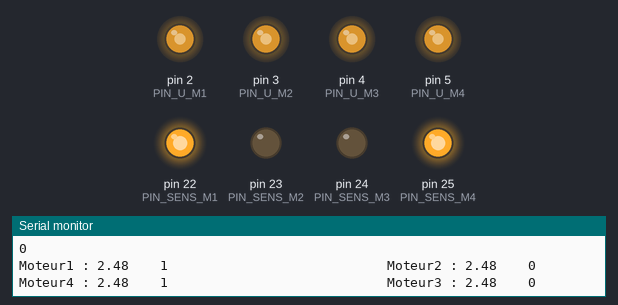
Simulated run of this sketch. Board: Arduino Mega 2560, built with avr-gcc and run on an emulated ATmega2560. On the bench: output pins drawn as LEDs (lit = HIGH), the last lines printed to the serial monitor.

Above: at 0.1 s.
At 5.9 s:
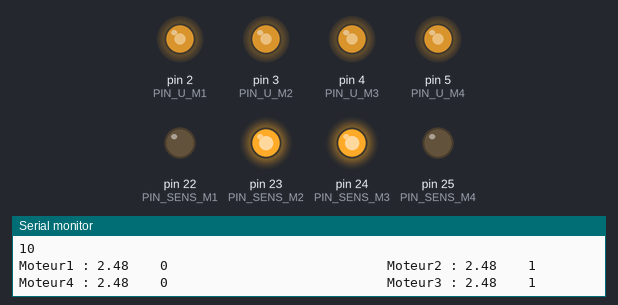
At 11.7 s:
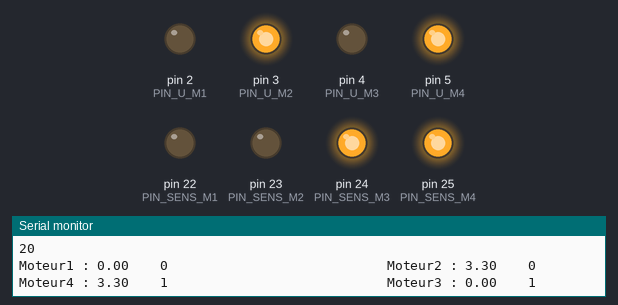
At 17.5 s:
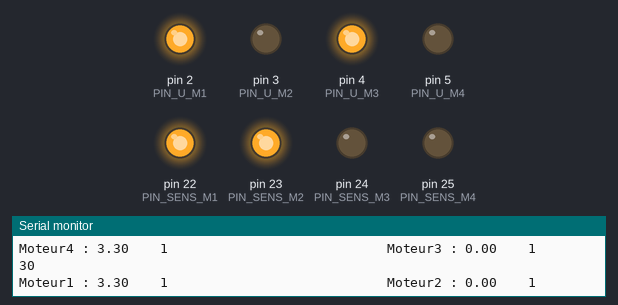
At 23.9 s:
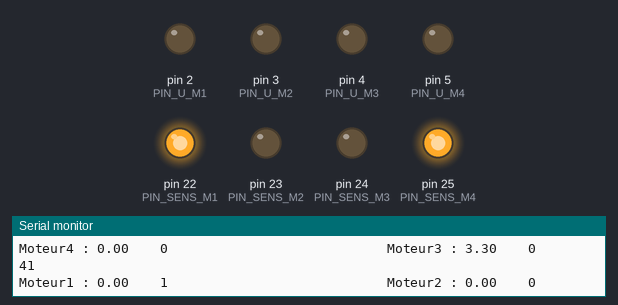
Timing chart, 0 to 25.4 s (numbered marks = the images above):
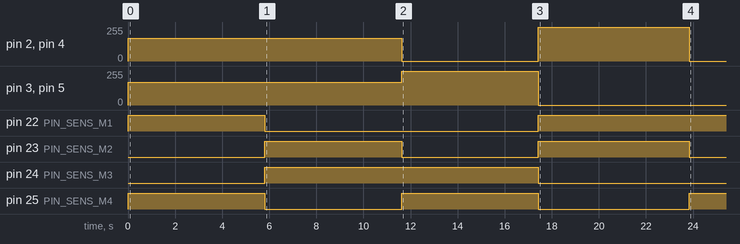

The sketch:

commande_moteur_test.ino
```cpp
//*----------------------------------------------------------------------------
//*  Projet Robocup
//*----------------------------------------------------------------------------
//* File Name : commande_moteur_test.ino
//* Object :  wheels engine control (speed and direction of rotation)
//* Creation : Max CHANTREAU/Marius CROZET/Armand GUZZONATO  12/12/2022
//* Modification : Armand Guzzonato 12/12/2022
//*----------------------------------------------------------------------------

/********************************************************/
/*    Bibliotheques    */
/********************************************************/

#include <math.h>


/********************************************************/
/*    Global constants     */
/********************************************************/
//definition des pins
//moteur 1 (devant droit)
#define PIN_U_M1        2
#define PIN_SENS_M1     22
//moteur 2 (devant gauche)
#define PIN_U_M2        3
#define PIN_SENS_M2     23
//moteur 3 (derriere gauche)
#define PIN_U_M3        4
#define PIN_SENS_M3     24
//moteur 4 (derriere droit)
#define PIN_U_M4        5
#define PIN_SENS_M4     25

//  moteur + roue
//rapport de reduction
#define REDUCTION_ROUE  2.75
//rayon roue en m
#define RAYON_ROUE      0.05
//coef de prop du moteur en rad/s/V
#define SCALING         62.8

//sens de rotation
#define CCW             1
#define CW              0

//tension maximum en V
#define U_MAX           3.3

/********************************************************/
/*    Global variables     */
/********************************************************/
// donnees dentree
double v_cap = 0 ;  // norme du cap m/s
double alpha = 0 ;   // angle du cap dans le repere robot en degree

// donnees sortie
double u1, u2, u3, u4;
int rapport1, rapport2, rapport3, rapport4;
int rapport_sens_1, rapport_sens_2, rapport_sens_3, rapport_sens_4;
int sens_m1 = CCW, sens_m3 = CCW;
int sens_m2 = CW, sens_m4 = CW;


int cycle = 0;


void setup()
{
  //Initialisation Pins
  pinMode(PIN_U_M1, OUTPUT);
  pinMode(PIN_U_M2, OUTPUT);
  pinMode(PIN_U_M3, OUTPUT);
  pinMode(PIN_U_M4, OUTPUT);

  pinMode(PIN_SENS_M1, OUTPUT);
  pinMode(PIN_SENS_M2, OUTPUT);
  pinMode(PIN_SENS_M3, OUTPUT);
  pinMode(PIN_SENS_M4, OUTPUT);

  //mise a 0 des pins
  analogWrite(PIN_U_M1, 0);
  analogWrite(PIN_U_M2, 0);
  analogWrite(PIN_U_M3, 0);
  analogWrite(PIN_U_M4, 0);


  digitalWrite(PIN_SENS_M1, 0);
  analogWrite(PIN_SENS_M2, 0);
  analogWrite(PIN_SENS_M3, 0);
  analogWrite(PIN_SENS_M4, 0);

  Serial.begin(9600);


  //valeurs arbitraires
  alpha = 0;
  v_cap = 4;
}


void loop() {
  // ENTREE
  /********************************************************/
  // Reception du maitre

  if (cycle == 10)
  {
    alpha = 180;
    v_cap = 4;
  }
  else if (cycle == 20)
  {
    alpha = 45;
    v_cap = 4;
  }
  else if (cycle == 30)
  {
    alpha = -45;
    v_cap = 4;
  }
  else if(cycle >40)
  {
    alpha=0;
    v_cap=0;
  }


  /********************************************************/


  //CALCULS
  /********************************************************/
  //Calculs des tensions a delivree aux moteurs
  ///////////////////moteur 1
  u1 = tension_moteur_impair(alpha, v_cap);
  rapport1 = map(abs(u1), 0, 3.3, 0, 255);

  ///////////////////moteur 2
  u2 = tension_moteur_pair(alpha, v_cap);
  rapport2 = map(abs(u2), 0, 3.3, 0, 255);

  ///////////////////moteur 3
  u3 = tension_moteur_impair(alpha, v_cap);
  rapport3 = map(abs(u3), 0, 3.3, 0, 255);

  ///////////////////moteur 4
  u4 = tension_moteur_pair(alpha, v_cap);
  rapport4 = map(abs(u4), 0, 3.3, 0, 255);
  /********************************************************/
  //Determination du sens de rotation
  sens_m1 = sens_moteur(u1, alpha, 1);
  sens_m2 = sens_moteur(u2, alpha, 2);
  sens_m3 = sens_moteur(u3, alpha, 3);
  sens_m4 = sens_moteur(u4, alpha, 4);

  /********************************************************/


  //SORTIE
  /********************************************************/

  analogWrite(PIN_U_M1, rapport1);
  analogWrite(PIN_U_M2, rapport2);
  analogWrite(PIN_U_M3, rapport3);
  analogWrite(PIN_U_M4, rapport4);

  digitalWrite(PIN_SENS_M1, sens_m1);
  digitalWrite(PIN_SENS_M2, sens_m2);
  digitalWrite(PIN_SENS_M3, sens_m3);
  digitalWrite(PIN_SENS_M4, sens_m4);


  //AFFICHAGE DEBBUGAGE
  Serial.println(cycle);

  Serial.print("Moteur1 : ");
  Serial.print(abs(u1));
  Serial.print("    ");
  Serial.print(sens_m1);

  Serial.print("                            Moteur2 : ");
  Serial.print(abs(u2));
  Serial.print("    ");
  Serial.println(sens_m2);

  Serial.print("Moteur4 : ");
  Serial.print(abs(u4));
  Serial.print("    ");
  Serial.print(sens_m4);

  Serial.print("                            Moteur3 : ");
  Serial.print(abs(u3));
  Serial.print("    ");
  Serial.println(sens_m3);
  Serial.println("");


  /********************************************************/

  delay(500);
  cycle ++;
}


/********************************************************/
/*                    Fonctions                         */
/********************************************************/


/********************************************************/
/*  Fonction : tension_moteur_impair()                  */
/********************************************************/
/*  Variables d'entree :                                */
/*  alpha : type double                                 */
/*      angle du vecteur cap dans le repere robot       */
/*  v_cap : type double                                 */
/*      norme du vecteur cap                            */
/********************************************************/
/*  Variable de sortie :                                */
/*  u : type double                                     */
/*      valeur de tension appliquée au moteur           */
/********************************************************/
double tension_moteur_impair(double alpha, double v_cap)
{
  double omega, u;
  int signe = 1;

  omega = (1 / RAYON_ROUE) * v_cap * cos((45 + alpha) * PI / 180) * REDUCTION_ROUE;
  u = omega / SCALING;

  //protection
  if (u < 0)
  {
    signe = -1;
  }
  if (abs(u) > U_MAX)
  {
    u = signe * U_MAX;
  }
  else if ((abs(u) > 0.17) && (abs(u) < 0.33))
  {
    u = 0.25 * signe;
  }

  return u;
};


/********************************************************/
/*  Fonction : tension_moteur_pair()                  */
/********************************************************/
/*  Variables d'entree :                                */
/*  alpha : type double                                 */
/*      angle du vecteur cap dans le repere robot       */
/*  v_cap : type double                                 */
/*      norme du vecteur cap                            */
/********************************************************/
/*  Variable de sortie :                                */
/*  u : type double                                     */
/*      valeur de tension appliquée au moteur           */
/********************************************************/
double tension_moteur_pair(double alpha, double v_cap)
{
  double omega, u;
  int signe = 1;

  omega = (1 / RAYON_ROUE) * v_cap * cos((45 - alpha) * PI / 180) * REDUCTION_ROUE;
  u = omega / SCALING;

  if (u < 0)
  {
    signe = -1;
  }
  if (abs(u) > U_MAX)
  {
    u = signe * U_MAX;
  }
  else if ((abs(u) > 0.17) && (abs(u) < 0.33))
  {
    u = 0.25 * signe;
  }

  return u;
};


/********************************************************/
/*  Fonction : sens_moteur()                            */
/********************************************************/
/*  Variables d'entree :                                */
/*  u : type double                                     */
/*      valeur de U delivree par larduino au moteur     */
/*  alpha : type double                                 */
/*      angle du vecteur cap dans le repere robot       */
/*  id_moteur : type int                                */
/*      numero du moter                                 */
/********************************************************/
/*  Variable de sortie :                                */
/*  sens_rotation : type int                            */
/*      sens de rotation du moteur (CW ou CCW)          */
/********************************************************/
int sens_moteur(double u, double alpha, int id_moteur)
{
  int sens_rotation;

  //moteur 1 et 4
  if ((id_moteur == 1) || (id_moteur == 4))
  {
    if (u < 0)
    {
      sens_rotation = CW;
    }
    else
    {
      sens_rotation = CCW;
    }
  }

  //moteur 2 et 3
  if ((id_moteur == 2) || (id_moteur == 3))
  {
    if (u < 0)
    {
      sens_rotation = CCW;
    }
    else
    {
      sens_rotation = CW;
    }
  }

  return sens_rotation;
}
```

Measured:
- by itself, pin 2 (PIN_U_M1), pin 4 (PIN_U_M3): 0/255 → 170/255 at 0.00 s, → 0/255 11.6 s later, → 255/255 5.8 s later, → 0/255 6.4 s later
- by itself, pin 3 (PIN_U_M2), pin 5 (PIN_U_M4): 0/255 → 170/255 at 0.00 s, → 255/255 11.6 s later, → 0/255 5.8 s later
- by itself, pin 22 (PIN_SENS_M1): LOW → HIGH at 0.00 s, → LOW 5.8 s later, → HIGH 11.6 s later
- by itself, pin 23 (PIN_SENS_M2): alternates HIGH for 6.1 s and LOW for 5.8 s, 4 changes in all, then stays LOW
- by itself, pin 24 (PIN_SENS_M3): LOW → HIGH at 5.8 s, → LOW 11.6 s later
- by itself, pin 25 (PIN_SENS_M4): alternates HIGH for 5.8 s and LOW for 6.1 s, 5 changes in all, then stays HIGH
